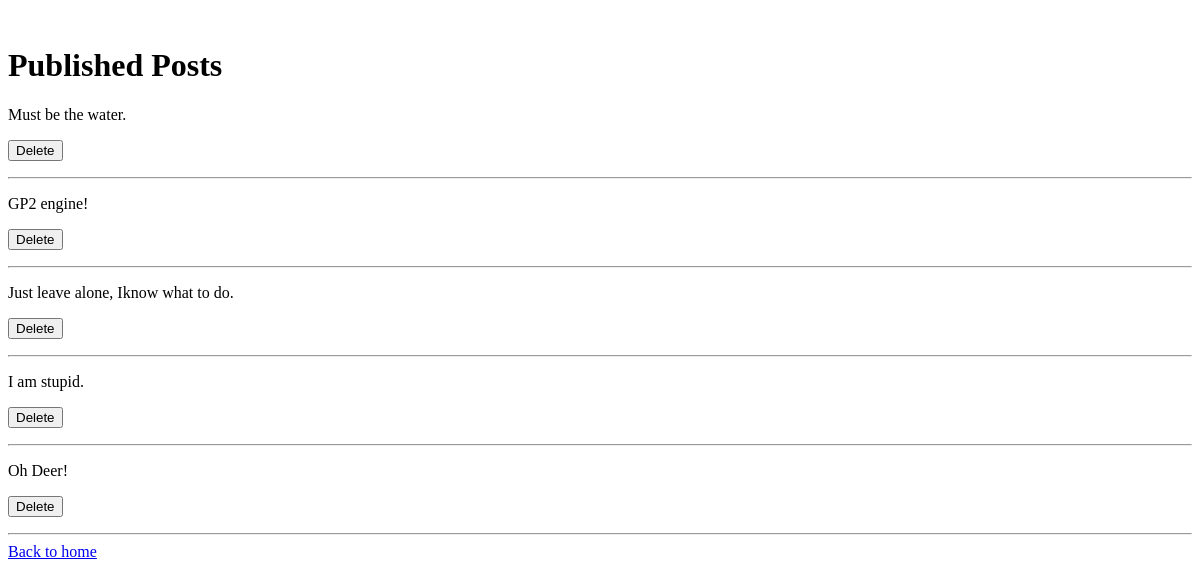
The app's page /posts (signed in) with its own data.
### tables this page shows
CREATE TABLE posts (
        id INTEGER PRIMARY KEY AUTOINCREMENT,
        content TEXT,
        approved INTEGER
    );

### app/routes.py (the view)
@main.route("/posts")
def posts():
    conn = sqlite3.connect("database.db")
    cur = conn.cursor()
    cur.execute("SELECT id, content FROM posts WHERE approved=1")
    posts = cur.fetchall()
    return render_template("posts.html", posts=posts, admin=session.get("admin"))

### templates/posts.html (shortened to what this page needs)
﻿<!DOCTYPE html>
<html lang="en" xmlns="http://www.w3.org/1999/xhtml">
<head>
    <link rel="stylesheet" href="/static/style.css">
</head>
<body>
    <h1>Published Posts</h1>
    {% for post in posts %}
    <p>{{ post[1] }}</p>
    {% if admin %}
    <form action="/delete/{{ post[0] }}">
        <button type="submit" onclick="return confirm('Are you sure?')">
            Delete
        </button>
    </form>
    {% endif %}
    <hr>
    {% endfor %}
    <a href="/">Back to home</a>
</body>
</html>

### records on screen
posts: content "Must be the water."
posts: content "GP2 engine!"
posts: content "Just leave alone, Iknow what to do."
posts: content "I am stupid."
posts: content "Oh Deer!"
